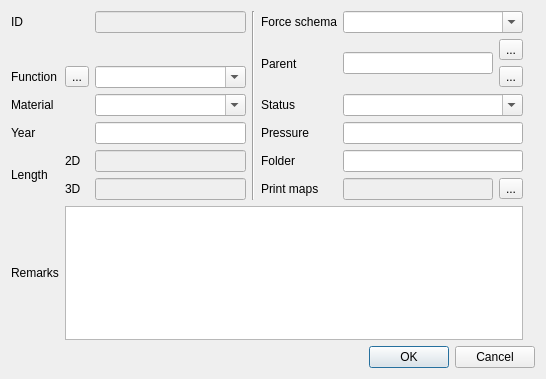
<?xml version="1.0" encoding="UTF-8"?>
<ui version="4.0">
 <class>editForm</class>
 <widget class="QDialog" name="editForm">
  <property name="geometry">
   <rect>
    <x>0</x>
    <y>0</y>
    <width>546</width>
    <height>379</height>
   </rect>
  </property>
  <property name="windowTitle">
   <string>qWat :: pipe form</string>
  </property>
  <layout class="QGridLayout" name="gridLayout_2">
   <item row="0" column="0">
    <widget class="QLabel" name="label_5">
     <property name="text">
      <string>ID</string>
     </property>
    </widget>
   </item>
   <item row="0" column="2">
    <widget class="QLineEdit" name="fid">
     <property name="enabled">
      <bool>false</bool>
     </property>
    </widget>
   </item>
   <item row="0" column="3" rowspan="7">
    <widget class="Line" name="line">
     <property name="orientation">
      <enum>Qt::Vertical</enum>
     </property>
    </widget>
   </item>
   <item row="1" column="4" rowspan="2">
    <widget class="QLabel" name="label_2">
     <property name="text">
      <string>Parent</string>
     </property>
    </widget>
   </item>
   <item row="1" column="5" rowspan="2">
    <widget class="QLineEdit" name="id_parent"/>
   </item>
   <item row="3" column="0" colspan="2">
    <widget class="QLabel" name="label_3">
     <property name="text">
      <string>Material</string>
     </property>
    </widget>
   </item>
   <item row="3" column="2">
    <widget class="QComboBox" name="id_material">
     <property name="editable">
      <bool>true</bool>
     </property>
    </widget>
   </item>
   <item row="3" column="4">
    <widget class="QLabel" name="label_6">
     <property name="text">
      <string>Status</string>
     </property>
    </widget>
   </item>
   <item row="3" column="5" colspan="2">
    <widget class="QComboBox" name="id_status">
     <property name="editable">
      <bool>true</bool>
     </property>
    </widget>
   </item>
   <item row="4" column="0" colspan="2">
    <widget class="QLabel" name="label_7">
     <property name="text">
      <string>Year</string>
     </property>
    </widget>
   </item>
   <item row="4" column="2">
    <widget class="QLineEdit" name="year"/>
   </item>
   <item row="4" column="4">
    <widget class="QLabel" name="label_8">
     <property name="text">
      <string>Pressure</string>
     </property>
    </widget>
   </item>
   <item row="4" column="5" colspan="2">
    <widget class="QLineEdit" name="pressure_nominale"/>
   </item>
   <item row="5" column="0" rowspan="2">
    <widget class="QLabel" name="label_9">
     <property name="text">
      <string>Length</string>
     </property>
    </widget>
   </item>
   <item row="5" column="1">
    <widget class="QLabel" name="label_11">
     <property name="text">
      <string>2D</string>
     </property>
    </widget>
   </item>
   <item row="5" column="2">
    <widget class="QLineEdit" name="_length2d">
     <property name="enabled">
      <bool>false</bool>
     </property>
    </widget>
   </item>
   <item row="5" column="4">
    <widget class="QLabel" name="label_12">
     <property name="text">
      <string>Folder</string>
     </property>
    </widget>
   </item>
   <item row="5" column="5" colspan="2">
    <widget class="QLineEdit" name="folder"/>
   </item>
   <item row="6" column="1">
    <widget class="QLabel" name="label_10">
     <property name="text">
      <string>3D</string>
     </property>
    </widget>
   </item>
   <item row="6" column="2">
    <widget class="QLineEdit" name="_length3d">
     <property name="enabled">
      <bool>false</bool>
     </property>
    </widget>
   </item>
   <item row="6" column="4">
    <widget class="QLabel" name="label_13">
     <property name="text">
      <string>Print maps</string>
     </property>
    </widget>
   </item>
   <item row="6" column="5">
    <widget class="QLineEdit" name="_is_on_map">
     <property name="enabled">
      <bool>false</bool>
     </property>
    </widget>
   </item>
   <item row="6" column="6">
    <widget class="QToolButton" name="toolButton">
     <property name="text">
      <string>...</string>
     </property>
    </widget>
   </item>
   <item row="8" column="0" colspan="9">
    <widget class="QDialogButtonBox" name="buttonBox">
     <property name="orientation">
      <enum>Qt::Horizontal</enum>
     </property>
     <property name="standardButtons">
      <set>QDialogButtonBox::Cancel|QDialogButtonBox::Ok</set>
     </property>
    </widget>
   </item>
   <item row="1" column="6">
    <widget class="QToolButton" name="parent_cancel">
     <property name="text">
      <string>...</string>
     </property>
    </widget>
   </item>
   <item row="2" column="6">
    <widget class="QToolButton" name="parent_edit">
     <property name="text">
      <string>...</string>
     </property>
    </widget>
   </item>
   <item row="0" column="5" colspan="2">
    <widget class="QComboBox" name="schema_force_view">
     <property name="editable">
      <bool>true</bool>
     </property>
    </widget>
   </item>
   <item row="0" column="4">
    <widget class="QLabel" name="label_4">
     <property name="text">
      <string>Force schema</string>
     </property>
    </widget>
   </item>
   <item row="2" column="2">
    <widget class="QComboBox" name="id_function">
     <property name="editable">
      <bool>true</bool>
     </property>
    </widget>
   </item>
   <item row="2" column="1">
    <widget class="QToolButton" name="edit_function">
     <property name="text">
      <string>...</string>
     </property>
    </widget>
   </item>
   <item row="2" column="0">
    <widget class="QLabel" name="label">
     <property name="text">
      <string>Function</string>
     </property>
    </widget>
   </item>
   <item row="7" column="1" colspan="6">
    <widget class="QPlainTextEdit" name="remarks"/>
   </item>
   <item row="7" column="0">
    <widget class="QLabel" name="label_14">
     <property name="text">
      <string>Remarks</string>
     </property>
    </widget>
   </item>
  </layout>
 </widget>
 <resources/>
 <connections>
  <connection>
   <sender>buttonBox</sender>
   <signal>accepted()</signal>
   <receiver>editForm</receiver>
   <slot>accept()</slot>
   <hints>
    <hint type="sourcelabel">
     <x>259</x>
     <y>398</y>
    </hint>
    <hint type="destinationlabel">
     <x>157</x>
     <y>274</y>
    </hint>
   </hints>
  </connection>
  <connection>
   <sender>buttonBox</sender>
   <signal>rejected()</signal>
   <receiver>editForm</receiver>
   <slot>reject()</slot>
   <hints>
    <hint type="sourcelabel">
     <x>259</x>
     <y>398</y>
    </hint>
    <hint type="destinationlabel">
     <x>286</x>
     <y>274</y>
    </hint>
   </hints>
  </connection>
 </connections>
</ui>
